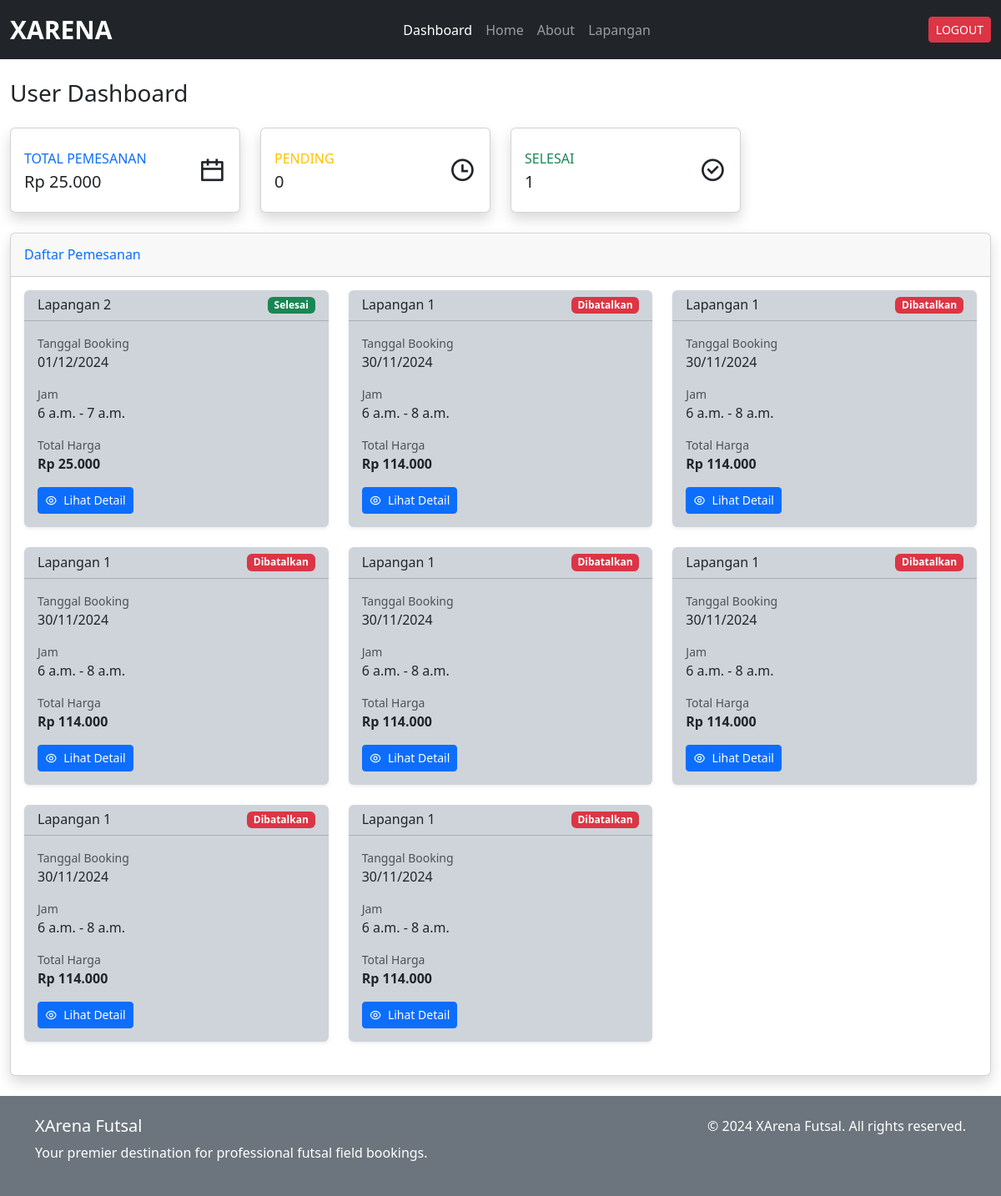
The page /dashboard/ (signed in) on the database as committed earlier.
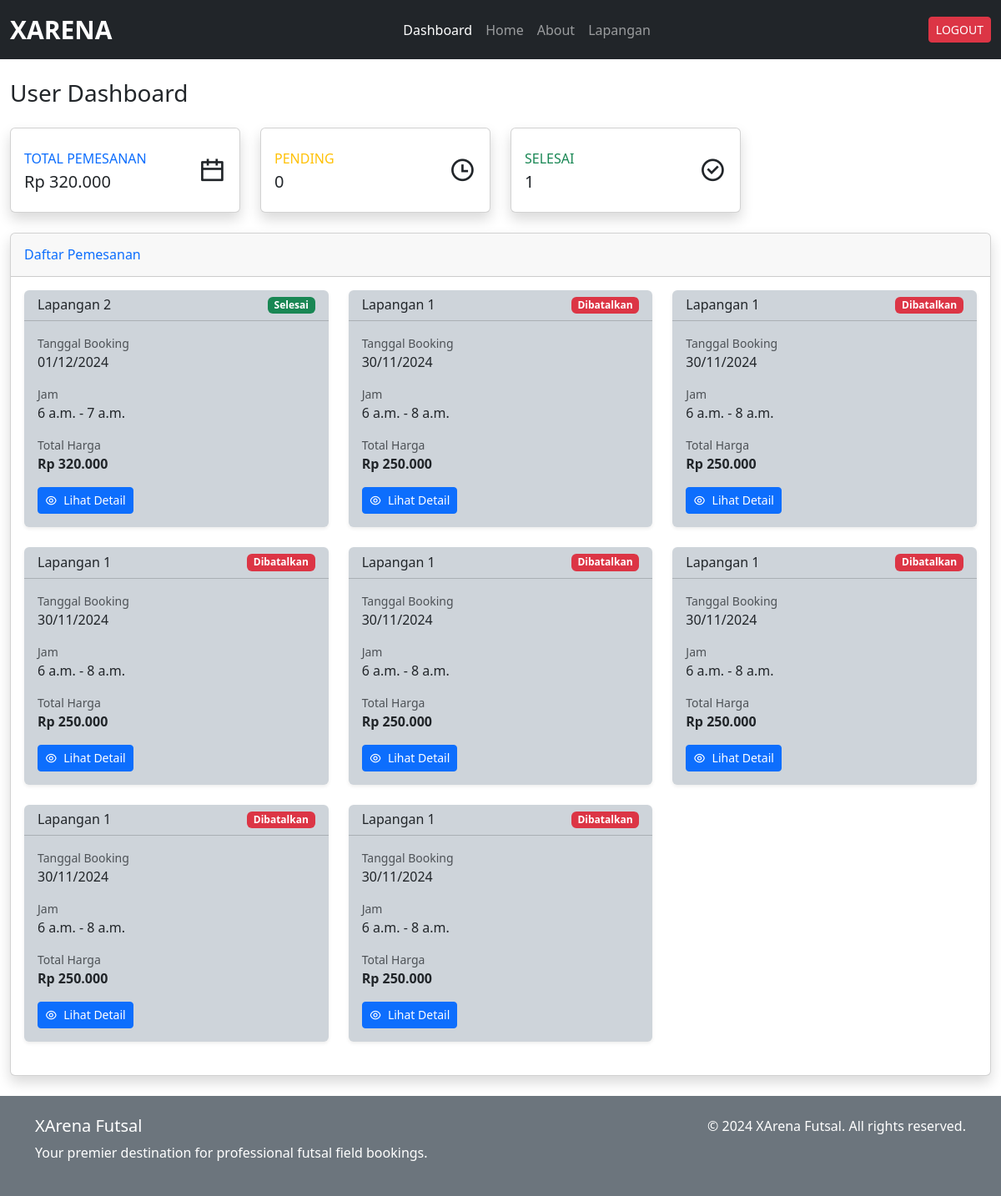
The same page on the database as committed later.
### xarena_app/models.py (models this page shows, shortened)
class Pemesanan(models.Model):
    user = models.ForeignKey(
        settings.AUTH_USER_MODEL,
        on_delete=models.CASCADE,
        related_name='pemesanan_user',
        help_text="User yang melakukan pemesanan"
    )
    staff = models.ForeignKey(
        settings.AUTH_USER_MODEL,
        on_delete=models.CASCADE,
        null=True,
        blank=True,
        related_name='pemesanan_staff',
        help_text="Staff yang memproses pemesanan"
    )
    jadwal = models.ForeignKey(Jadwal, on_delete=models.CASCADE, help_text="Jadwal pemesanan")
    metode_pembayaran = models.CharField(max_length=20, choices=(
        ('transfer', 'Transfer Bank'),
        ('cash', 'Cash'),
    ), default='transfer')
    status = models.CharField(max_length=20, choices=(
        ('pending', 'Pending'),
        ('diterima', 'Diterima'),
        ('selesai', 'Selesai'),
        ('dibatalkan', 'Dibatalkan'),
    ), default='pending')
    created_at = models.DateTimeField(auto_now_add=True)
    updated_at = models.DateTimeField(auto_now=True)
    def hitung_harga(self):
        durasi = timedelta(
            hours=self.jadwal.jam_selesai.hour, minutes=self.jadwal.jam_selesai.minute
        ) - timedelta(
            hours=self.jadwal.jam_mulai.hour, minutes=self.jadwal.jam_mulai.minute
        )
        total_jam = Decimal(str(durasi.total_seconds() / 3600))
        return self.jadwal.lapangan.harga_per_jam * total_jam

class Jadwal(models.Model):
    lapangan = models.ForeignKey(Lapangan, on_delete=models.CASCADE)
    tanggal = models.DateField()
    jam_mulai = models.TimeField()
    jam_selesai = models.TimeField()
    is_available = models.BooleanField(default=True)

class Lapangan(models.Model):
    nama = models.CharField(max_length=100)
    deskripsi = models.TextField(max_length=500)
    harga_per_jam = models.DecimalField(max_digits=10, decimal_places=2)
    gambar = models.ImageField(upload_to='lapangan_images/', blank=True, null=True)
    is_available = models.BooleanField(default=True)

### xarena_app/views.py (the view)
# urls.py: path('dashboard/', views.dashboard_user, name='dashboard_user'),
@login_required
def dashboard_user(request):
    if request.user.is_staff or request.user.is_superuser:
        raise PermissionDenied
    pemesanan = Pemesanan.objects.filter(
        user=request.user
    ).select_related(
        'jadwal',
        'jadwal__lapangan'
    ).order_by('-created_at')
    pesanan = pemesanan.exclude(status='dibatalkan')
    total = sum(pesan.hitung_harga() for pesan in pesanan)
    context = {
        'pemesanan': pemesanan,
        'total': total,
        'pending_bookings': pemesanan.filter(status='pending').count(),
        'completed_bookings': pemesanan.filter(status='selesai').count()
    }
    return render(request, 'user/dashboard_user.html', context)

### xarena_app/templatetags/currency_filters.py (called while the page is built)
@register.filter
def rupiah(value):
    try:
        return f"Rp {int(value):,}".replace(',', '.')
    except (ValueError, TypeError):
        return "-"

### templates/user/dashboard_user.html (shortened to what the changed rows need)
{% extends '../base.html' %} {% load static %} {% load currency_filters %}
{% block content %}
<div class="container-fluid mt-4">
  <div class="d-sm-flex align-items-center justify-content-between mb-4">
    <h1 class="h3 mb-0 text-gray-800">User Dashboard</h1>
  </div>
  <div class="row">
    <div class="col-xl-3 col-md-6 mb-4">
      <div class="card border-left-primary shadow h-100 py-2">
        <div class="card-body">
          <div class="row no-gutters align-items-center">
            <div class="col mr-2">
              <div
                class="text-xs font-weight-bold text-primary text-uppercase mb-1"
              >
                Total Pemesanan
              </div>
              <div class="h5 mb-0 font-weight-bold text-gray-800">
                {{ total|rupiah }}
              </div>
            </div>
          </div>
        </div>
      </div>
    </div>
  </div>
  <div class="card shadow mb-4">
    <div class="card-body">
      <div class="row">
        {% for item in pemesanan %}
        <div class="col-lg-4 col-md-6 mb-4">
          <div class="card h-100 border-0 shadow-sm bg-dark-subtle text-dark">
            <div class="card-header bg-transparent">
              <div class="d-flex justify-content-between align-items-center">
                <h6 class="m-0 font-weight-bold">{{ item.jadwal.lapangan.nama }}</h6>
                <span class="badge {% if item.status == 'pending' %}bg-warning{% elif item.status == 'diterima' %}bg-info{% elif item.status == 'dibatalkan' %}bg-danger{% else %}bg-success{% endif %}">
                  {{ item.status|capfirst }}
                </span>
              </div>
            </div>
            <div class="card-body">
              <div class="mb-3">
                <small class="text-muted d-block">Tanggal Booking</small>
                <span>{{ item.jadwal.tanggal|date:"d/m/Y" }}</span>
              </div>
              <div class="mb-3">
                <small class="text-muted d-block">Jam</small>
                <span>{{ item.jadwal.jam_mulai }} - {{ item.jadwal.jam_selesai }}</span>
              </div>
              <div class="mb-3">
                <small class="text-muted d-block">Total Harga</small>
                <span class="fw-bold">{{ item.hitung_harga|rupiah }}</span>
              </div>
              <div class="d-flex justify-content-between mt-3">
                <a href="{% url 'detail_pemesanan_user' item.id %}" class="btn btn-primary btn-sm">
                  <i class="ri-eye-line me-1"></i> Lihat Detail
                </a>
              </div>
            </div>
          </div>
        </div>
        {% endfor %}
      </div>
    </div>
  </div>
</div>
{% endblock %}

Rows that differ between the two databases and show on the page:
changed through a linked row, Pemesanan "Selesai": hitung_harga|rupiah "Rp 25.000" → "Rp 320.000"
changed through a linked row, Pemesanan (number 2 of 8 on the later page): hitung_harga|rupiah "Rp 114.000" → "Rp 250.000"
changed through a linked row, Pemesanan (number 3 of 8 on the later page): hitung_harga|rupiah "Rp 114.000" → "Rp 250.000"
changed through a linked row, Pemesanan (number 4 of 8 on the later page): hitung_harga|rupiah "Rp 114.000" → "Rp 250.000"
changed through a linked row, Pemesanan (number 5 of 8 on the later page): hitung_harga|rupiah "Rp 114.000" → "Rp 250.000"
changed through a linked row, Pemesanan (number 6 of 8 on the later page): hitung_harga|rupiah "Rp 114.000" → "Rp 250.000"
changed through a linked row, Pemesanan (number 7 of 8 on the later page): hitung_harga|rupiah "Rp 114.000" → "Rp 250.000"
changed through a linked row, Pemesanan (number 8 of 8 on the later page): hitung_harga|rupiah "Rp 114.000" → "Rp 250.000"
Other text that changed with them:
{{ total|rupiah }}: "Rp 25.000" → "Rp 320.000"
